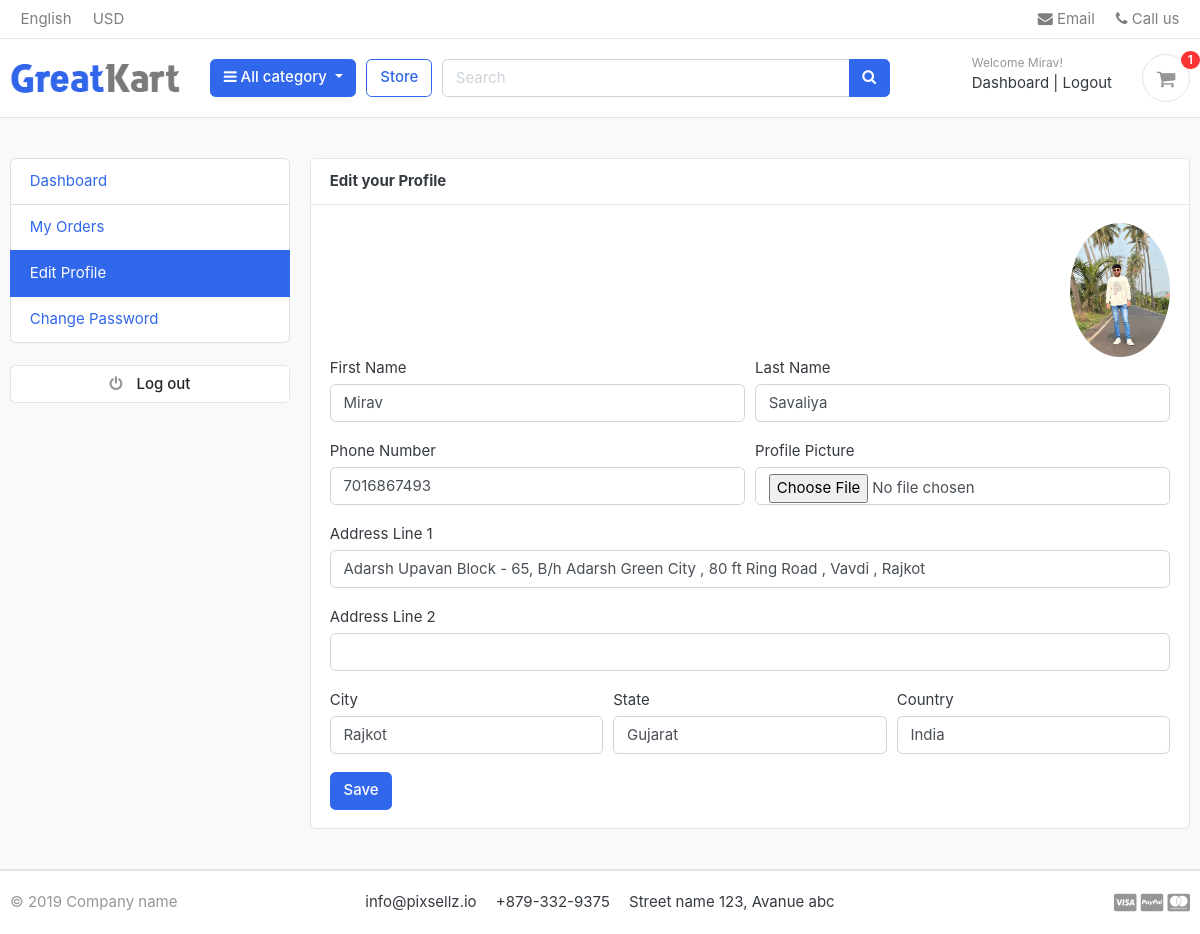
The page /accounts/edit_profile/ (signed in) on the database its author committed.
### accounts/models.py (models this page shows, shortened)
class Account(AbstractBaseUser):
    first_name = models.CharField(max_length=50)
    last_name = models.CharField(max_length=50)
    username = models.CharField(max_length=50 , unique=True)
    email = models.EmailField(max_length=100, unique=True)
    phone_number = models.CharField(max_length=50)
    date_joined = models.DateTimeField(auto_now_add=True)
    last_login = models.DateTimeField(auto_now_add=True)
    is_admin = models.BooleanField(default=False)
    is_staff = models.BooleanField(default=False)
    is_active = models.BooleanField(default=False)
    is_superadmin = models.BooleanField(default=False)
    USERNAME_FIELD = 'email'
    REQUIRED_FIELDS = ['username','first_name','last_name']
    objects = MyAccountManager()

class UserProfile(models.Model):
    user = models.OneToOneField(Account, on_delete=models.CASCADE)
    address_line_1 = models.CharField(max_length=100, blank=True)
    address_line_2 = models.CharField(max_length=100, blank=True)
    profile_picture = models.ImageField(upload_to='images/users/', blank=True)
    city = models.CharField(max_length=20, blank=True)
    state = models.CharField(max_length=20, blank=True)
    country = models.CharField(max_length=20, blank=True)

### accounts/views.py (the view)
# urls.py: path('edit_profile/', views.edit_profile, name='edit_profile'),
@login_required(login_url = 'accounts:login')
def edit_profile(request):
    userprofile = get_object_or_404(UserProfile, user=request.user)
    if request.method == 'POST':
        user_form = UserForm(request.POST, instance=request.user)
        profile_form = UserProfileForm(request.POST, request.FILES, instance=userprofile)
        if user_form.is_valid() and profile_form.is_valid():
            user_form.save()
            profile_form.save()
            messages.success(request, 'Your profile has been updated')
            return redirect('accounts:edit_profile')
    else:
        user_form = UserForm(instance=request.user)
        profile_form = UserProfileForm(instance=userprofile)
    context = {
        'user_form' : user_form,
        'profile_form' : profile_form,
        'userprofile' : userprofile,
    }
    return render(request, 'accounts/edit_profile.html', context)

### accounts/forms.py
class UserForm(forms.ModelForm):
    class Meta:
        model = Account
        fields = ['first_name', 'last_name', 'phone_number']
    def __init__(self, *args, **kwargs):
        super(UserForm, self).__init__(*args, **kwargs)
        for field in self.fields:
            self.fields[field].widget.attrs['class'] = 'form-control'

class UserProfileForm(forms.ModelForm):
    profile_picture = forms.ImageField(required=False, error_messages= {'Invalid' : ("Image files only")}, widget=forms.FileInput)
    class Meta:
        model = UserProfile
        fields = ['address_line_1', 'address_line_2', 'city', 'state', 'country', 'profile_picture']
    def __init__(self, *args, **kwargs):
        super(UserProfileForm, self).__init__(*args, **kwargs)
        for field in self.fields:
            self.fields[field].widget.attrs['class'] = 'form-control'

### carts/context_processors.py (called while the page is built)
def counter(request):
    cart_count = 0
    if 'admin' in request.path:
        return {}
    else:
        try:
            cart = Cart.objects.filter(cart_id = _cart_id(request))
            if request.user.is_authenticated:
                cart_items = CartItem.objects.all().filter(user=request.user)
            else:
                cart_items = CartItem.objects.all().filter(cart=cart[:1])
            for cart_item in cart_items:
                cart_count += cart_item.quantity
        except Cart.DoesNotExist:
            cart_count = 0
        return dict(cart_count = cart_count)

### carts/views.py (called while the page is built)
def _cart_id(request):
    cart = request.session.session_key
    if not cart:
        cart = request.session.create()
    return cart

### category/context_processors.py (called while the page is built)
def menu_links(request):
    links = Category.objects.all()
    return dict(links=links)

### category/models.py (called while the page is built)
    def get_url(self):
        return reverse('store:product_by_category', args=[self.slug])

### templates/accounts/edit_profile.html (shortened to what this page needs)
{% extends "base.html" %}
{% load static %}
{% block content %}
<section class="section-conten padding-y bg">
    <div class="container">
        <div class="row">
        {% include 'includes/dashboard_sidebar.html' %}
        <main class="col-md-9">
            <article class="card">
            <header class="card-header">
                <strong class="d-inline-block mr-3">Edit your Profile</strong>
            </header>
            <div class="card-body">
                <div class="text-right">
                    <img src="{{ userprofile.profile_picture.url }}" width="100" style="border-radius: 50%;" alt="Profile Picture">
                </div>
                <div class="row">
                    <div class="col-md-12">
                        <form action="{% url 'accounts:edit_profile' %}" method="post" enctype="multipart/form-data">
                            <div class="form-row">
                                <div class="form-group col-md-6">
                                    <label>First Name</label>
                                    {{ user_form.first_name }}
                                </div>
                                <div class="form-group col-md-6">
                                    <label>Last Name</label>
                                    {{ user_form.last_name }}
                                </div>
                            </div>
                            <div class="form-row">
                                <div class="form-group col-md-6">
                                    <label>Phone Number</label>
                                    {{ user_form.phone_number }}
                                </div>
                                <div class="form-group col-md-6">
                                    <label>Profile Picture</label>
                                    {{ profile_form.profile_picture }}
                                </div>
                            </div>
                            <div class="form-group">
                                <label>Address Line 1</label>
                                {{ profile_form.address_line_1 }}
                            </div>
                            <div class="form-group">
                                <label>Address Line 2</label>
                                {{ profile_form.address_line_2 }}
                            </div>
                            <div class="form-row">
                                <div class="form-group col-md-4">
                                    <label>City</label>
                                    {{ profile_form.city }}
                                </div>
                                <div class="form-group col-md-4">
                                    <label>State</label>
                                    {{ profile_form.state }}
                                </div>
                                <div class="form-group col-md-4">
                                    <label>Country</label>
                                    {{ profile_form.country }}
                                </div>
                            </div>
                            <input type="submit" class="btn btn-primary" value="Save">
                        </form>
                    </div>
                </div>
            </div>
            </article>
        </main>
    </div>
    </div>
    </section>
{% endblock %}

### templates/includes/navbar.html (shortened to what this page needs)
{% load static %}
<header class="section-header">
    <nav class="navbar p-md-0 navbar-expand-sm navbar-light border-bottom">
    <div class="container">
      <div class="collapse navbar-collapse" id="navbarTop4">
        <ul class="navbar-nav mr-auto">
            <li class="nav-item dropdown">
                 <a href="#" class="nav-link">   English </a>
            </li>
            <li class="nav-item dropdown">
                <a href="#" class="nav-link"> USD </a>
            </li>
        </ul>
        <ul class="navbar-nav">
            <li><a href="#" class="nav-link"> <i class="fa fa-envelope"></i> Email </a></li>
            <li><a href="#" class="nav-link"> <i class="fa fa-phone"></i> Call us </a></li>
        </ul>
      </div>
    </div>
    </nav>
    <section class="header-main border-bottom">
        <div class="container">
    <div class="row align-items-center">
        <div class="col-lg-2 col-md-3 col-6">
            <a href="{% url 'home' %}" class="brand-wrap">
                <img class="logo" src="{% static './images/logo.png' %}">
            </a>
        </div>
        <div class="col-lg col-sm col-md col-6 flex-grow-0">
            <div class="category-wrap dropdown d-inline-block float-right">
                <button type="button" class="btn btn-primary dropdown-toggle" data-toggle="dropdown">
                    <i class="fa fa-bars"></i> All category
                </button>
            </div>
        </div>
        <a href="{% url 'store:store' %}" class="btn btn-outline-primary">Store</a>
        <div class="col-lg  col-md-6 col-sm-12 col">
            <form action="{% url 'store:search' %}" class="search" method="GET">
                <div class="input-group w-100">
                    <input type="text" class="form-control" style="width:60%;" placeholder="Search" name="keyword">
                    <div class="input-group-append">
                      <button class="btn btn-primary" type="submit">
                        <i class="fa fa-search"></i>
                      </button>
                    </div>
                </div>
            </form>
        </div>
        <div class="col-lg-3 col-sm-6 col-8 order-2 order-lg-3">
                    <div class="d-flex justify-content-end mb-3 mb-lg-0">
                        {% if user.id is None %}
                        <div class="widget-header">
                            <small class="title text-muted">Welcome guest!</small>
                            <div>
                                <a href="{% url 'accounts:login' %}">Sign in</a> <span class="dark-transp"> | </span>
                                <a href="{% url 'accounts:register' %}"> Register</a>
                            </div>
                        </div>
                        {% else %}
                        <div class="widget-header">
                            <small class="title text-muted">Welcome {{ user.first_name }}!</small>
                            <div>
                                <a href="{% url 'accounts:dashboard' %}">Dashboard</a> <span class="dark-transp"> | </span>
                                <a href="{% url 'accounts:logout' %}"> Logout</a>
                            </div>
                        </div>
                        {% endif %}
                        <a href="{% url 'carts:cart' %}" class="widget-header pl-3 ml-3">
                            <div class="icon icon-sm rounded-circle border"><i class="fa fa-shopping-cart"></i></div>
                            <span class="badge badge-pill badge-danger notify">{{ cart_count }}</span>
                        </a>
                    </div>
                </div>
    </div>
        </div>
    </section>
    </header>

### static/css/ui.css (style rules this page uses)
html { font-family: "Inter", sans-serif; font-size: 15px; }
.icon-xs, .icon-sm, .icon-md, .icon-lg { display: inline-block; text-align: center; flex-shrink: 0; flex-grow: 0; }
.icon-sm { width: 48px; height: 48px; line-height: 48px !important; font-size: 20px; }
.padding-y { padding-top: 40px; padding-bottom: 40px; }
article:after, .form-group:after { display: block; clear: both; content: ""; }
.bg { background-color: #f8f9fa; }
.header-main { position: relative; padding-top: 1rem; padding-bottom: 1rem; }
.brand-wrap .logo, .navbar-brand .logo { margin-right: 7px; max-height: 42px; display: inline-block; }
.widget-header { display: inline-block; vertical-align: middle; position: relative; }
.widget-header a { color: #343a40; }
.widget-header i { color: #969696; }
.widget-header .title { display: block; }
.widget-header .notify { position: absolute; top: -3px; right: -10px; }
.notify { position: absolute; top: -4px; right: -10px; display: inline-block; padding: 0.25em 0.6em; font-size: 12px; line-height: 1; text-align: center; border-radius: 3rem; color: #fff; background-color: #fa3434; }

### rows shown on the page
Account: first_name "Mirav", last_name "Savaliya", phone_number "7016867493"
UserProfile: profile_picture (picture), address_line_1 "Adarsh Upavan Block - 65, B/h Adarsh Green City , 80 ft Ring Road , Vavdi , Rajkot", city "Rajkot", state "Gujarat", country "India"

### other values the page prints
{{ cart_count }} "1"
